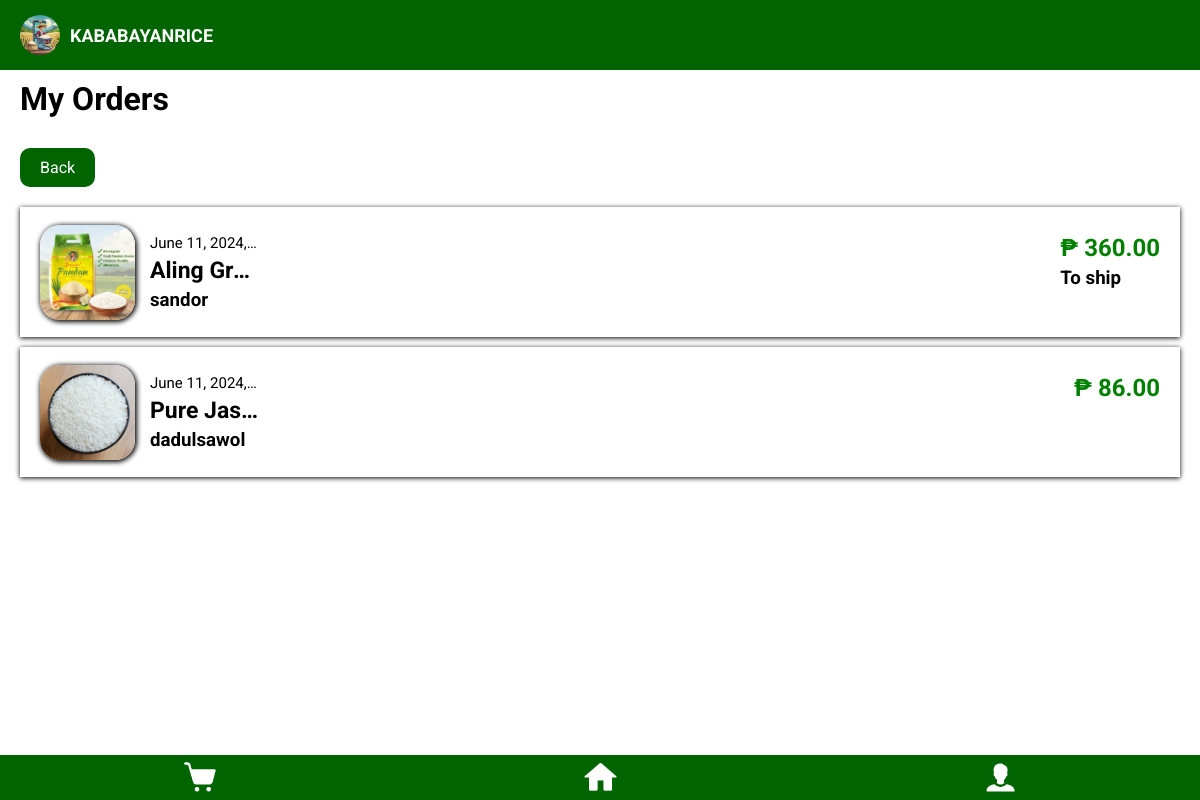
Screenshot of /my_orders/ (signed in) with the database file from the repository.
### myapp/models.py (models this page shows, shortened)
class Order(models.Model):
    user = models.ForeignKey(User, on_delete=models.CASCADE)
    product = models.ForeignKey(Product, on_delete=models.CASCADE)
    quantity = models.PositiveIntegerField()
    total_price = models.DecimalField(max_digits=10, decimal_places=2)
    payment_method = models.CharField(max_length=20)
    seller = models.ForeignKey(Account, on_delete=models.SET_NULL, null=True)
    timestamp = models.DateTimeField(auto_now_add=True)
    status = models.IntegerField(choices=[(1, 'To pack'), (2, 'To ship'), (3, 'To deliver'), (4, 'Canceled')], null=True, blank=True)

class Product(models.Model):
    account = models.ForeignKey(User, on_delete=models.SET_NULL, blank=True, null=True)
    product_picture = models.ImageField(upload_to="product_pictures/", null=True, blank=True)
    product_name = models.CharField(max_length=255, default='', blank=False)
    product_price = models.IntegerField(blank=False)
    product_origin = models.CharField(max_length=255, default='', blank=False)
    product_description = models.CharField(max_length=510, default='', blank=False)

class Account(models.Model):
    user = models.OneToOneField(User, on_delete=models.CASCADE, null=True, blank=True)
    name = models.CharField(max_length=255, null=True, blank=True)
    email = models.EmailField(unique=True, null=True, blank=True)
    profile_picture = models.ImageField(upload_to="profile_pictures/", null=True, blank=True)

### myapp/views.py (the view)
# urls.py: path("my_orders/", views.my_orders, name="my_orders"),
def my_orders(request):
    user_orders = Order.objects.filter(user=request.user)
    return render(request, 'Profile/my_orders.html', {'user_orders': user_orders})

### myapp/templates/Profile/my_orders.html (shortened to what this page needs)
{% extends "Home/navbarAndfooter.html" %}
{% load static %}
{% block NavbarAndFooter %}
    {{ block.super }}
    <head>
        {% load static %}
        <link rel="stylesheet" type="text/css" href="{% static 'css/myorders.css' %}">
    </head>
    <body>
        <h1 class="title">My Orders</h1>
        <form class="back-link" action="{% url 'profile' %}" method="post">
            <button type="submit">Back</button>
        </form>
        <div class="orders-container">
            {% if user_orders %}
                {% for order in user_orders %}
                    <div class="orders-item">
                        <div class="orders-item-img">
                            <img src="{{ order.product.product_picture.url }}" class="product-img" alt="{{ order.product.product_name }}">
                        </div>
                        <div class="product-info">
                            <div class="product-name-origin">
                                <p>{{ order.timestamp }}</p>
                                <h1>{{ order.product.product_name }}</h1>
                                <h3>{{ order.seller.user.username }}</h3>
                            </div>
                            <div class="product-price-status">
                                <h2>₱ {{ order.total_price }}</h2>
                                <h3><b>
                                {% if order.status == 1 %}
                                    To pack
                                {% elif order.status == 2 %}
                                    To ship
                                {% elif order.status == 3 %}
                                    To deliver
                                {% elif order.status == 4 %}
                                    Canceled
                                {% endif %}</b></h3>
                            </div>
                        </div>
                    </div>
                {% endfor %}
                {% else %}
                <p>No orders found.</p>
            {% endif %}
        </div>
    </body>
{% endblock %}

### myapp/templates/Home/navbarAndfooter.html (shortened to what this page needs)
<!DOCTYPE html>
<html lang="en">
    <head>
        {% load static %}
        <link rel="stylesheet" type="text/css" href="{% static 'css/Home.css' %}">
    </head>
    <body>
        {% block NavbarAndFooter %}
        <nav>
            <div class="LeftSide">
                <img src="{% static 'images/kababayan.jpg' %}" alt="HamburgerNav" id="AppLogo"/>
                <h1 id="AppName">KABABAYANRICE</h1>
            </div>
        </nav>
        <footer id="FooterButtons">
            <a href="{% url 'cart' %}">
                <img src="{% static 'images/cart.png' %}" alt="">
            </a>
            <a href="{% url 'home' %}">
                <img src="{% static 'images/home.png' %}" alt="">
            </a>
            <a href="{% url 'profile' %}">
                <img src="{% static 'images/profile.png' %}" alt="">
            </a>
        </footer>
        {% endblock %}
    </body>
</html>

### myapp/static/css/Home.css (style rules this page uses)
* { margin: 0; padding: 0; font-family: 'Roboto', sans-serif; }
nav { top: 0; position: sticky; display: flex; justify-content: space-between; align-items: center; height: 70px; background-color: #006400; z-index: 1; }
.LeftSide { margin-left: 20px; display: flex; align-items: center; }
#AppLogo { margin-right: 10px; height: 40px; width: 40px; border-radius: 50%; }
#AppName { font-family: 'Roboto'; font-size: 18px; color: white; }
#FooterButtons { bottom: 0; position: fixed; display: flex; align-items: center; height: 0.5; width: 100%; background-color: #006400; background-attachment: fixed; }
#FooterButtons a { text-decoration: none; color: #fff; display: flex; justify-content: center; padding: 5px; width: 100%; height: 35px; }
#FooterButtons a img { align-items: center; width: 35px; height: 35px; }

### myapp/static/css/myorders.css (style rules this page uses)
body { font-family: 'Roboto', sans-serif; margin: 0; padding: 0; color: black; }
nav { background-color: #006400; }
#AppName { color: #ffff; font-family: 'Roboto', sans-serif; }
.title { margin: 10px 20px; }
.back-link { display: inline-block; }
.back-link button { margin: 20px; padding: 10px 20px; font-size: 16px; color: #fff; background-color: #006400; border: none; box-shadow: 2px 2px; border-radius: 10px; cursor: pointer; transition: #006400 0.3s; }
.orders-container { display: flex; flex-direction: column; align-items: center; gap: 10px; }
.orders-item { display: flex; align-items: center; height: 130px; width: 95%; box-shadow: 0px 1px 5px 0px; padding: 0 10px; }
.orders-item-img { width: 95px; height: 95px; }
.orders-item .product-img { margin-left: 10px; border-radius: 20px; box-shadow: 1px 1px 5px 1px; width: 95px; height: 95px; }
.product-info { justify-content: space-between; width: 100%; margin-left: 15px; display: inline-flex; }
.product-info .product-name-origin { display: inline-block; align-items: center; gap: 10px; margin: 10px; }
.product-info .product-name-origin h1 { width: 110px; white-space: nowrap; overflow: hidden; margin: 5px 0px; text-overflow: ellipsis; font-size: 23px; }
.product-info .product-name-origin p { width: 110px; white-space: nowrap; overflow: hidden; text-overflow: ellipsis; font-size: 15px; }
.product-info .product-price-status { display: inline-block; align-items: center; gap: 10px; margin: 10px; }
.product-info h2 { text-overflow: ellipsis; color: green; font-size: 1.5em; margin-bottom: 5px; }

### rows the page displays
Order: product.product_picture (picture), timestamp "June 11, 2024,…", product.product_name "Aling Gr…", seller.user.username "sandor", total_price "360.00", status "To ship"
Order: product.product_picture (picture), timestamp "June 11, 2024,…", product.product_name "Pure Jas…", seller.user.username "dadulsawol", total_price "86.00"
